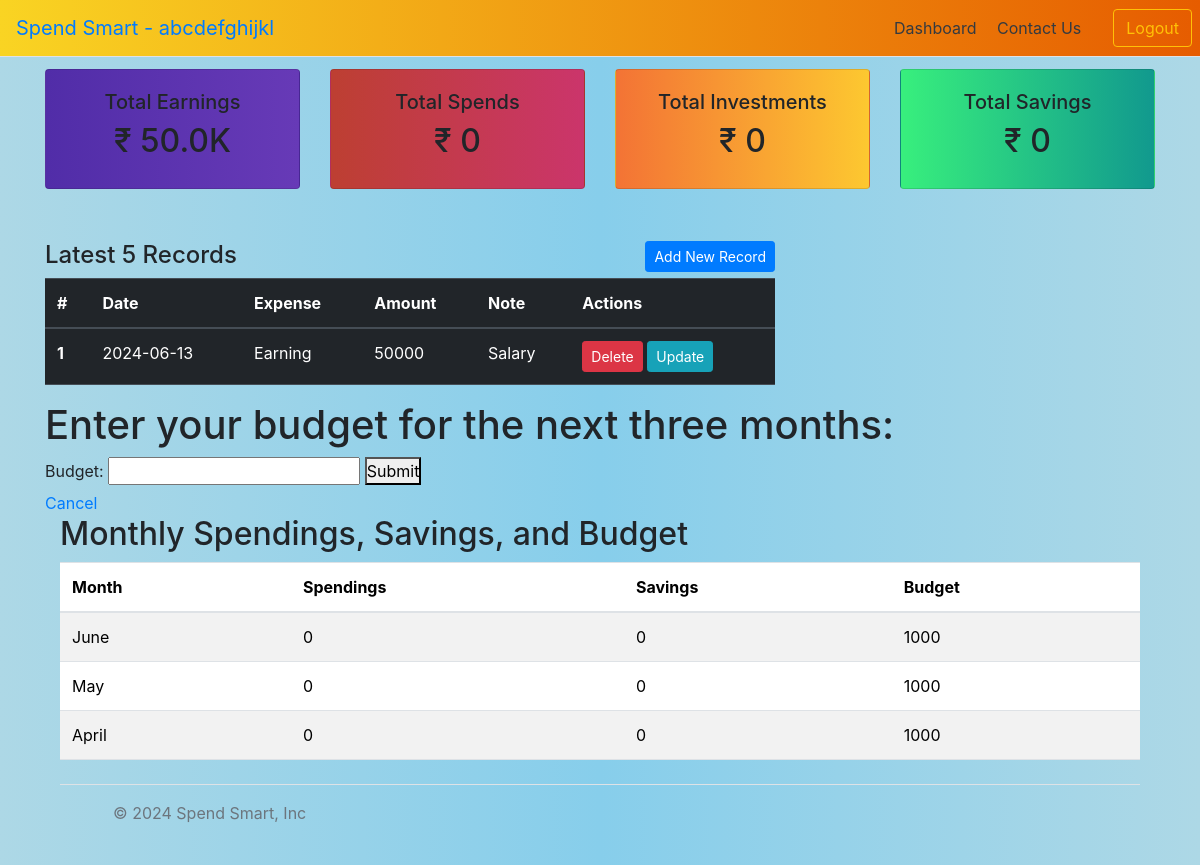
/home (signed in), run on the app's committed database.
### tables this page shows
CREATE TABLE user_login (user_id INTEGER PRIMARY KEY AUTOINCREMENT, username VARCHAR(30) NOT NULL, 
        email VARCHAR(30) NOT NULL UNIQUE, password VARCHAR(20) NOT NULL);

CREATE TABLE user_expenses (id INTEGER PRIMARY KEY AUTOINCREMENT, user_id INTEGER NOT NULL, pdate DATE NOT 
        NULL, expense VARCHAR(10) NOT NULL, amount INTEGER NOT NULL, pdescription VARCHAR(50), FOREIGN KEY (user_id) 
        REFERENCES user_login(user_id));

### main.py (the view)
@app.route('/home')
def home():
    if 'user_id' in session:
        budget = session.get('budget', 1000)  # Use the budget from the session, or default to 1000 if it's not set
        query = """SELECT * FROM user_login WHERE user_id = {}""".format(session['user_id'])
        userdata = support.execute_query("search", query)
        table_query = """SELECT * FROM user_expenses WHERE user_id = {} ORDER BY pdate DESC""".format(session['user_id'])
        table_data = support.execute_query("search", table_query)
        df = pd.DataFrame(table_data, columns=['#', 'User_Id', 'Date', 'Expense', 'Amount', 'Note'])
        df = support.generate_df(df)
        try:
            earning, spend, invest, saving = support.top_tiles(df)
        except:
            earning, spend, invest, saving = 0, 0, 0, 0
        monthly_data = support.get_monthly_spendings_and_savings(df, budget)
        return render_template('home.html',
                               user_name=userdata[0][1],
                               df_size=df.shape[0],
                               df=jsonify(df.to_json()),
                               earning=earning,
                               spend=spend,
                               invest=invest,
                               saving=saving,
                               table_data=table_data[:4],
                               monthly_data=monthly_data,
                               budget=budget)
    else:
        return redirect('/')

### support.py (called while the page is built)
def connect_db():
    conn = sqlite3.connect("expense.db")
    cur = conn.cursor()
    cur.execute(
        '''CREATE TABLE IF NOT EXISTS user_login (user_id INTEGER PRIMARY KEY AUTOINCREMENT, username VARCHAR(30) NOT NULL,
        email VARCHAR(30) NOT NULL UNIQUE, password VARCHAR(20) NOT NULL)''')
    cur.execute(
        '''CREATE TABLE IF NOT EXISTS user_expenses (id INTEGER PRIMARY KEY AUTOINCREMENT, user_id INTEGER NOT NULL, pdate DATE NOT
        NULL, expense VARCHAR(10) NOT NULL, amount INTEGER NOT NULL, pdescription VARCHAR(50), FOREIGN KEY (user_id)
        REFERENCES user_login(user_id))''')
    conn.commit()
    return conn, cur

def execute_query(operation=None, query=None):
    connection, cursor = connect_db()
    if operation == 'search':
        cursor.execute(query)
        data = cursor.fetchall()
        cursor.close()
        return data
    elif operation in ['insert', 'delete']:
        cursor.execute(query)
        connection.commit()
        cursor.close()
        connection.close()
        return None

def generate_df(df):
    df = df
    df['Date'] = pd.to_datetime(df['Date'])
    df['Year'] = df['Date'].dt.year
    df['Month_name'] = df['Date'].dt.month_name()
    df['Month'] = df['Date'].dt.month
    df['Day_name'] = df['Date'].dt.day_name()
    df['Day'] = df['Date'].dt.day
    df['Week'] = df['Date'].dt.isocalendar().week
    return df

def num2MB(num):
    if num < 1000:
        return int(num)
    if 1000 <= num < 1000000:
        return f'{float("%.2f" % (num / 1000))}K'
    elif 1000000 <= num < 1000000000:
        return f'{float("%.2f" % (num / 1000000))}M'
    else:
        return f'{float("%.2f" % (num / 1000000000))}B'

def top_tiles(df=None):
    if df is not None:
        tiles_data = df[['Expense', 'Amount']].groupby('Expense').sum()
        tiles = {'Earning': 0, 'Investment': 0, 'Saving': 0, 'Spend': 0}
        for i in list(tiles_data.index):
            try:
                tiles[i] = num2MB(tiles_data.loc[i][0])
            except:
                pass
        return tiles['Earning'], tiles['Spend'], tiles['Investment'], tiles['Saving']
    return

### templates/home.html (shortened to what this page needs)
<!DOCTYPE html>
<html lang="en">
    <head>
        <link rel="stylesheet" type="text/css" href="{{ url_for('static',filename='css/style.css') }}">
        <link href="/docs/5.1/dist/css/bootstrap.min.css" rel="stylesheet">
        <link rel="stylesheet" href="https://cdn.jsdelivr.net/npm/bootstrap@4.3.1/dist/css/bootstrap.min.css">
    </head>
    <body class="page-bg">
     <div class="bg-nav d-flex flex-column flex-md-row align-items-center pb-0 mb-0 border-bottom">
      <h5 class="m-3 mr-md-auto font-weight-normal"><a href="/" style="text-decoration : none">Spend Smart - {{ user_name }}</a></h5>
      <nav class="m-2 my-md-0 mr-md-3">
        <a class="py-2 m-2 text-dark" href="/home">Dashboard</a>
        <a class="py-2 m-2 text-dark" href="/contact">Contact Us</a>
      </nav>
         <a class="btn m-2 btn-outline-warning" href="/logout">Logout</a>
    </div>
     <div class="container ">
         <div class="row my-2 ">
             <div class="col-md-3">
                 <div class="card deep-purple my-1">
                     <div class="card-body ">
                         <h5 class="text-center">Total Earnings</h5>
                         <h2 class="text-center">₹ {{ earning }}</h2>
                     </div>
                 </div>
             </div>
             <div class="col-md-3">
                 <div class="card alive my-1">
                     <div class="card-body ">
                         <h5 class="text-center">Total Spends</h5>
                         <h2 class="text-center">₹ {{ spend }}</h2>
                     </div>
                 </div>
             </div>
             <div class="col-md-3">
                 <div class="card citrus my-1">
                     <div class="card-body ">
                         <h5 class="text-center">Total Investments</h5>
                         <h2 class="text-center">₹ {{ invest }}</h2>
                     </div>
                 </div>
             </div>
             <div class="col-md-3">
                 <div class="card green my-1">
                     <div class="card-body ">
                         <h5 class="text-center">Total Savings</h5>
                         <h2 class="text-center">₹ {{ saving }}</h2>
                     </div>
                 </div>
             </div>
         </div>
         <br>
<div class="row mt-3">
    <div class="col-md-8">
        <div class="row">
            <div class="col-md-4">
                <h4>Latest 5 Records</h4>
            </div>
            <div class="col-md-8 text-right">
                <button type="button" data-toggle="modal" data-target="#add_record" class="btn btn-primary btn-sm">Add New Record</button>
            </div>
        </div>
        <div class="row">
            <div class="col-md-12">
                <table class="table table-dark">
                    <thead>
                        <tr>
                            <th scope="col">#</th>
                            <th scope="col">Date</th>
                            <th scope="col">Expense</th>
                            <th scope="col">Amount</th>
                            <th scope="col">Note</th>
                            <th scope="col">Actions</th>
                        </tr>
                    </thead>
                    <tbody>
                        {% for row in table_data %}
                        <tr>
                            <th scope="row">{{ loop.index }}</th>
                            <td>{{ row[2] }}</td>
                            <td>{{ row[3] }}</td>
                            <td>{{ row[4] }}</td>
                            <td>{{ row[5] }}</td>
                            <td>
                                <form action="/delete_expense" method="post" style="display:inline;">
                                    <button type="submit" class="btn btn-danger btn-sm">Delete</button>
                                </form>
                                <button type="button" class="btn btn-info btn-sm" data-toggle="modal" data-target="#update_record_{{ row[0] }}">Update</button>
                            </td>
                        </tr>
                        {% endfor %}
                    </tbody>
                </table>
            </div>
        </div>
    </div>
     </div>
     <!DOCTYPE html>
<html lang="en">
<head>
</head>
<body>
    <h1>Enter your budget for the next three months:</h1>
    <form method="post" action="/budget_input">
        <label for="budget">Budget:</label>
        <input type="number" name="budget" id="budget" required>
        <button type="submit">Submit</button>
    </form>
    <a href="/home">Cancel</a>
</body>
</html>
    <div class="container">
    <h2>Monthly Spendings, Savings, and Budget</h2>
    <table class="table table-striped">
        <thead>
            <tr>
                <th>Month</th>
                <th>Spendings</th>
                <th>Savings</th>
                <th>Budget</th>
            </tr>
        </thead>
        <tbody>
            {% for month, data in monthly_data.items() %}
            <tr>
                <td>{{ month }}</td>
                <td>{{ data.Spendings }}</td>
                <td>{{ data.Savings }}</td>
                <td>{{ data.Budget }}</td>
            </tr>
            {% endfor %}
        </tbody>
    </table>
</div>
     <div class="container">
      <footer class="d-flex flex-wrap justify-content-between align-items-center py-3 my-4 border-top">
        <div class="col-md-4 d-flex align-items-center">
          <a href="/" class="mb-3 me-2 mb-md-0 text-muted text-decoration-none lh-1">
            <svg class="bi" width="30" height="24"><use xlink:href="#bootstrap"/></svg>
          </a>
          <span class="text-muted">&copy; 2024 Spend Smart, Inc</span>
        </div>
      </footer>
    </div>
    </body>
</html>

### static/css/style.css (style rules this page uses)
.bg-nav { background: #e65c00; background: -webkit-linear-gradient(to right, #F9D423, #e65c00); background: linear-gradient(to right, #F9D423, #e65c00); }
.page-bg { background: #0F2027; background: -webkit-linear-gradient(to right, #2C5364, #203A43, #0F2027); background: linear-gradient(to right, #ADD8E6, #87CEEB, #ADD8E6); }
.deep-purple { background: #673AB7; background: -webkit-linear-gradient(to right, #512DA8, #673AB7); background: linear-gradient(to right, #512DA8, #673AB7); }
.alive { background: #CB356B; background: -webkit-linear-gradient(to right, #BD3F32, #CB356B); background: linear-gradient(to right, #BD3F32, #CB356B); }
.citrus { background: #FDC830; background: -webkit-linear-gradient(to right, #F37335, #FDC830); background: linear-gradient(to right, #F37335, #FDC830); }
.green { background: #11998e; background: -webkit-linear-gradient(to right, #38ef7d, #11998e); background: linear-gradient(to right, #38ef7d, #11998e); }
* { margin: 0; padding: 0; scroll-behavior: smooth; box-sizing: border-box; }
body { background-color: white; overflow-x: hidden; font-family: "Poppins", sans-serif; font-size: 16px; }
input { overflow: hidden; }

### data on the page
user_login: username "abcdefghijkl"
user_expenses: pdate "2024-06-13", expense "Earning", amount "50000", pdescription "Salary"

### other printed values
{{ earning }} "50.0K"
{{ spend }} "0"
{{ invest }} "0"
{{ saving }} "0"
{{ month }} "June" "May" "April"
{{ data.Spendings }} "0" "0" "0"
{{ data.Savings }} "0" "0" "0"
{{ data.Budget }} "1000" "1000" "1000"
